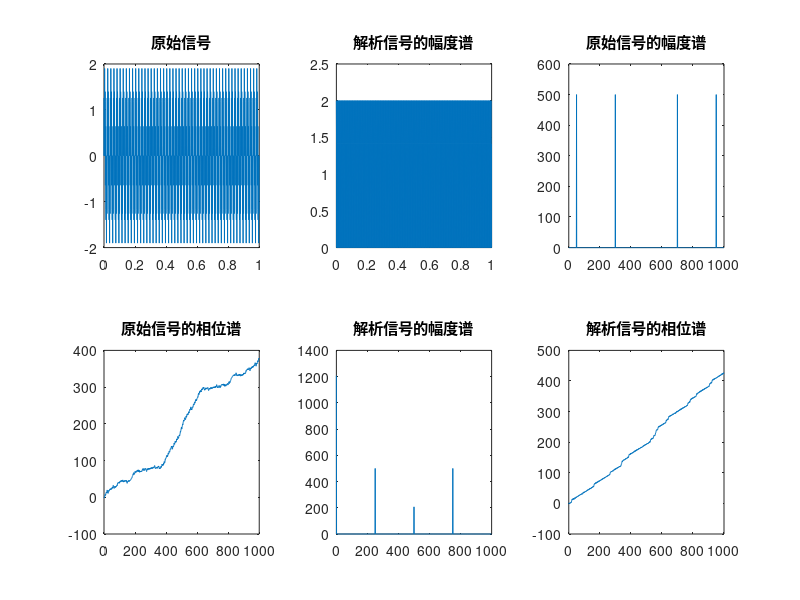

Source code (MATLAB):
% 定义原始信号
fs = 1000; % 采样率
t = 0:1/fs:1-1/fs; % 时间序列
x = sin(2*pi*50*t) + sin(2*pi*300*t); % 带有两个正弦波的信号

% 对信号进行希尔伯特变换
xhilbert = hilbert(x);

% 计算解析信号的幅度谱和相位谱
xamp = abs(xhilbert);
xphase = angle(xhilbert);

% 绘制原始信号和解析信号的幅度谱和相位谱
f = (0:length(x)-1)*fs/length(x);
figure;
subplot(2,3,1);
plot(t, x);
title('原始信号');

subplot(2,3,3);
plot(f, abs(fft(x)));
title('原始信号的幅度谱');

subplot(2,3,4);
plot(f, unwrap(angle(fft(x))));
title('原始信号的相位谱');

subplot(2,3,2);
plot(t, xamp);
title('解析信号的幅度谱');

subplot(2,3,5);
plot(f, abs(fft(xamp)));
title('解析信号的幅度谱');

subplot(2,3,6);
plot(f, unwrap(xphase));
title('解析信号的相位谱');
